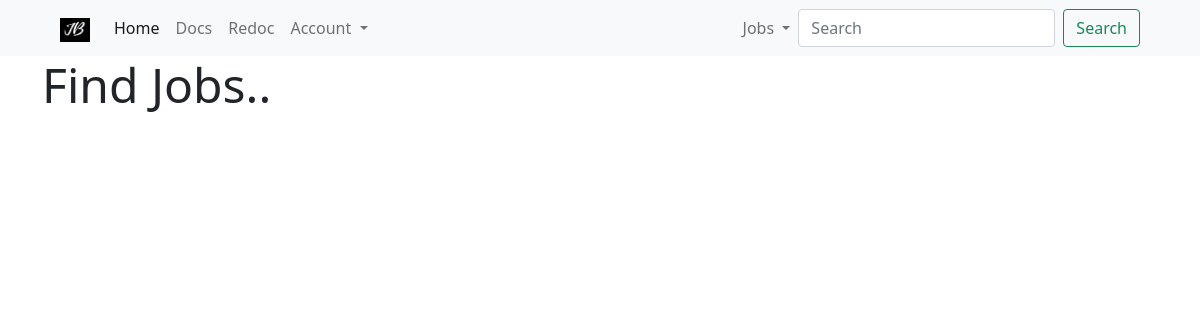
Before: / with the older database file.
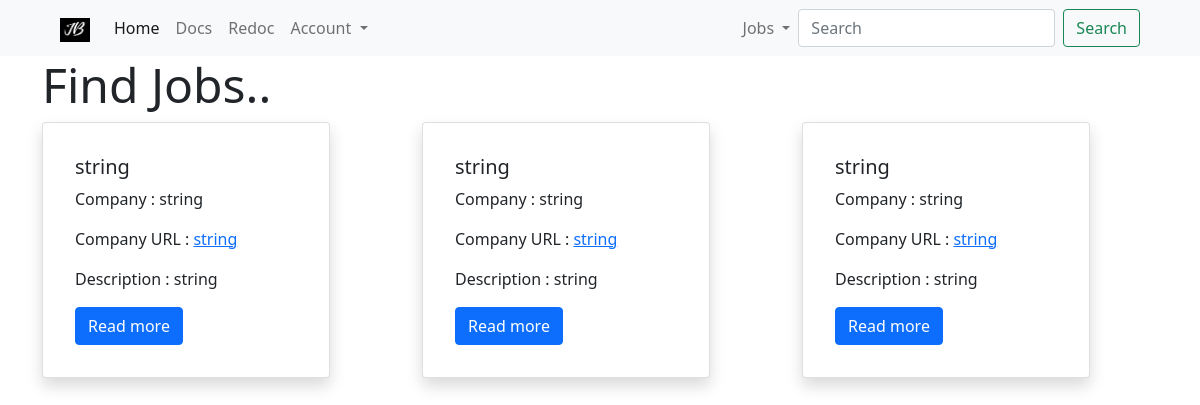
After: the same page with the newer database file.
### app/models/jobs.py (models this page shows)
class Job(Base):
    id = Column(Integer,primary_key = True, index=True)
    title = Column(String,nullable= False)
    company = Column(String,nullable=False)
    company_url = Column(String)
    location = Column(String,nullable = False)
    description = Column(String,nullable=False)
    date_posted = Column(Date)
    is_active = Column(Boolean(),default=True)
    owner_id =  Column(Integer,ForeignKey("user.id"))
    owner = relationship("User",back_populates="jobs")

### app/webapps/jobs/route_jobs.py (the view)
@router.get("/")
async def home(request: Request, db: Session = Depends(get_db), msg: str = None):
    jobs = list_jobs(db=db)
    return templates.TemplateResponse(
        "general_pages/homepage.html", {"request": request, "jobs": jobs, "msg": msg}
    )

### templates/general_pages/homepage.html (shortened to what this page needs)
{% extends "shared/base.html" %}
{% block content %}
  <div class="container">
  <div class="row">
    <div class="col">
      <h1 class="display-5">Find Jobs..</h1>
    </div>
  </div>
  <div class="row">
      {% for job in jobs %}
        <div class="col-lg-4 col-md-3 col-sm-10 mr-auto">
          {% with obj=job %}
      		{% include "components/cards.html" %}
    	    {% endwith %}
          {% if loop.index %3 %}
            </div>
          {% else %}
            </div></div><br><div class="row">
          {% endif %}
      {% endfor %}
  </div>
</div>
{% endblock %}

### templates/shared/base.html (shortened to what this page needs)
<!DOCTYPE html>
<html lang="en-us">
<head>
    <link href="https://cdn.jsdelivr.net/npm/bootstrap@5.0.0-beta2/dist/css/bootstrap.min.css" rel="stylesheet">
    <link rel="stylesheet" href="//code.jquery.com/ui/1.12.1/themes/base/jquery-ui.css">
</head>
<body>
    {% include "components/navbar.html" %}
    {% block content %}
    {% endblock %}
</body>
</html>

### templates/components/navbar.html (shortened to what this page needs)
<nav class="navbar navbar-expand-lg navbar-light bg-light px-5">
  <div class="container-fluid">
    <a class="navbar-brand" href="#">
      <img src="{{ url_for('static', path='images/logo.png') }}" alt="" width="30" height="24">
    </a>
    <div class="collapse navbar-collapse" id="navbarSupportedContent">
      <ul class="navbar-nav me-auto mb-2 mb-lg-0">
        <li class="nav-item">
          <a class="nav-link active" aria-current="page" href="/">Home</a>
        </li>
        <li class="nav-item">
          <a class="nav-link" href="/docs/">Docs</a>
        </li>
        <li class="nav-item">
          <a class="nav-link" href="/redoc/">Redoc</a>
        </li>
        <li class="nav-item dropdown">
          <a class="nav-link dropdown-toggle" href="#" id="navbarDropdown" role="button" data-bs-toggle="dropdown" aria-expanded="false">
            Account
          </a>
        </li>
      </ul>
      <ul class="navbar-nav ml-auto mb-2 mb-lg-0">
        <li class="nav-item dropdown">
          <a class="nav-link dropdown-toggle" href="#" id="navbarDropdown" role="button" data-bs-toggle="dropdown" aria-expanded="false">
            Jobs
          </a>
        </li>
      </ul>
      <form class="d-flex" action="/search/">
        <input class="form-control me-2" name="query" id="autocomplete" type="search" placeholder="Search" aria-label="Search">
        <button class="btn btn-outline-success" type="submit">Search</button>
      </form>
    </div>
  </div>
</nav>

### templates/components/cards.html
<div class="card shadow p-3 mb-2 bg-body rounded" style="width: 18rem;">
  <div class="card-body">
    <h5 class="card-title">{{obj.title}}</h5>
    <p class="card-text">Company : {{obj.company}}</p>
    <p class="card-text">Company URL : <a href="{{obj.company_url}}">{{obj.company_url}}</a></p>
    <p class="card-text">Description : {{obj.description[:60]}}</p>
    <a href="/details/{{obj.id}}" class="btn btn-primary">Read more</a>
  </div>
</div>

Changed rows visible on the page:
added Job: title "string", company "string", company_url "string", description "string"
added Job: title "string", company "string", company_url "string", description "string"
added Job: title "string", company "string", company_url "string", description "string"
